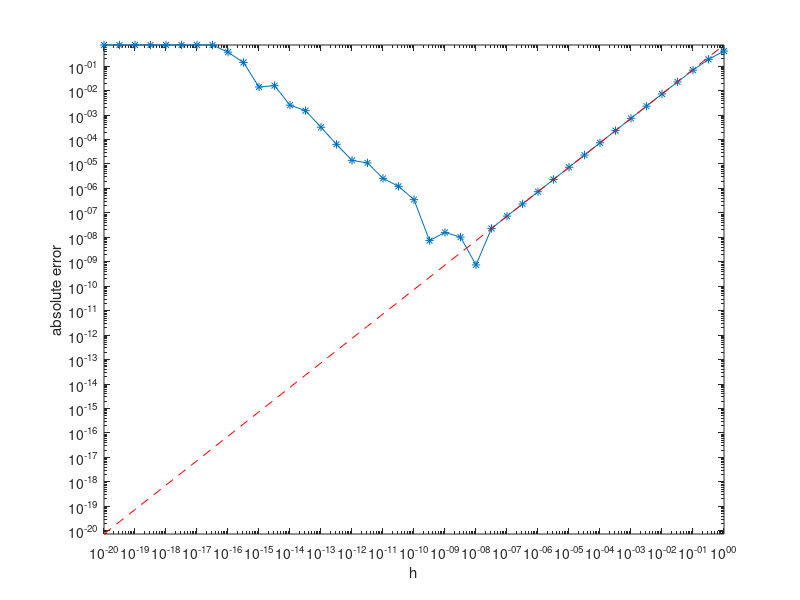

This chart was generated by the following MATLAB code:

clear

% compute the value of the point and exact derivative
x0  = 0.5;
% f(x)
f0  = exp(-2*x0);
% f'(x) first derivative
fp  = -2*exp(-2*x0);
% f''(x) second derivative
fpp = 4*exp(-2*x0);

% create a vector of h values to use
i  = -20:0.5:0;
h  = 10.^i;

% evaluate the discrete derivative approximation
dfp = ( exp(-2*(x0+h)) -f0) ./ h;

err = abs(fp - dfp);

% since f''(x) = -f(x) when f(x) = sin(x), this is calculating (h/2)*|f''(x)|
% which is the expected error
expected_error = (1/2)*abs(fpp)*h;

% plot the error and the expected error
loglog(h,err,'-*',h,expected_error,'r--');
xlabel('h');
ylabel('absolute error');
axis tight
